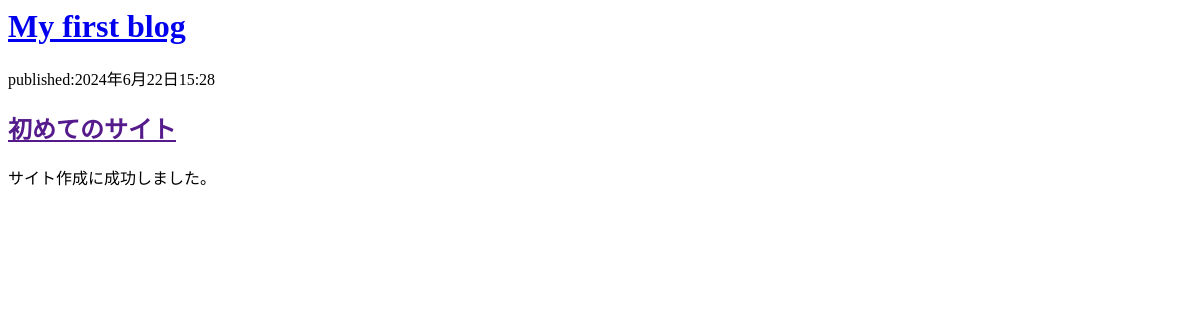
Before: / with the older database file.
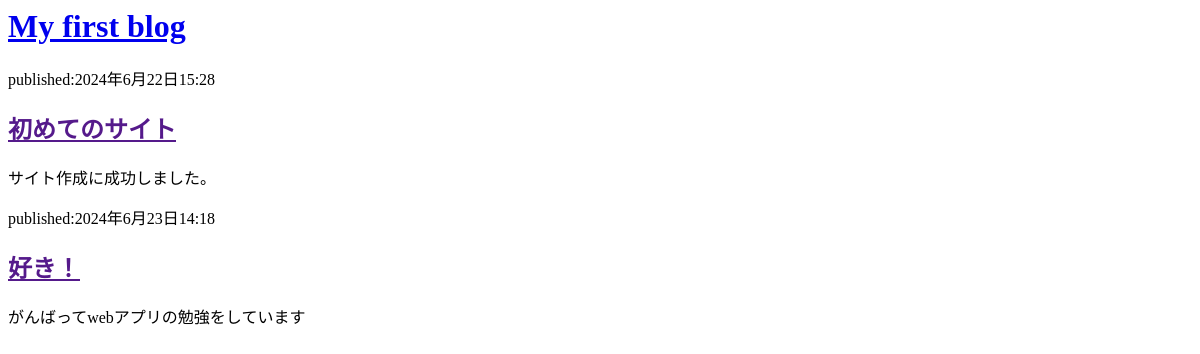
After: the same page with the newer database file.
### blog/models.py (models this page shows, shortened)
class Post(models.Model):
    author =models.ForeignKey(settings.AUTH_USER_MODEL, on_delete=models.CASCADE)
    title =models.CharField(max_length =200)
    text =models.TextField()
    created_date =models.DateTimeField(default =timezone.now)
    published_date =models.DateTimeField(blank =True, null =True)

### blog/views.py (the view)
# urls.py: path('',views.post_list, name ='post_list'),
def post_list(request):
    posts =Post.objects.filter(published_date__lte=timezone.now()).order_by('published_date')
    return render(request,'blog/post_list.html',{'posts':posts})

### blog/templates/blog/post_list.html (shortened to what this page needs)
<html>
	<head>
	</head>
	<body>
		<div>
			<h1><a href="/">My first blog</a></h1>
		</div>
	{% for post in posts %}
		<div>
			<p>published:{{post.published_date}}</p>
			<h2><a href ="">{{post.title}}</a></h2>
			<p>{{post.text}}</p>
		</div>
	{% endfor %}
	</body>
</html>

Changed rows visible on the page:
now on this page (row edited): Post: published_date "2024年6月23日14:18", title "好き！", text "がんばってwebアプリの勉強をしています"
